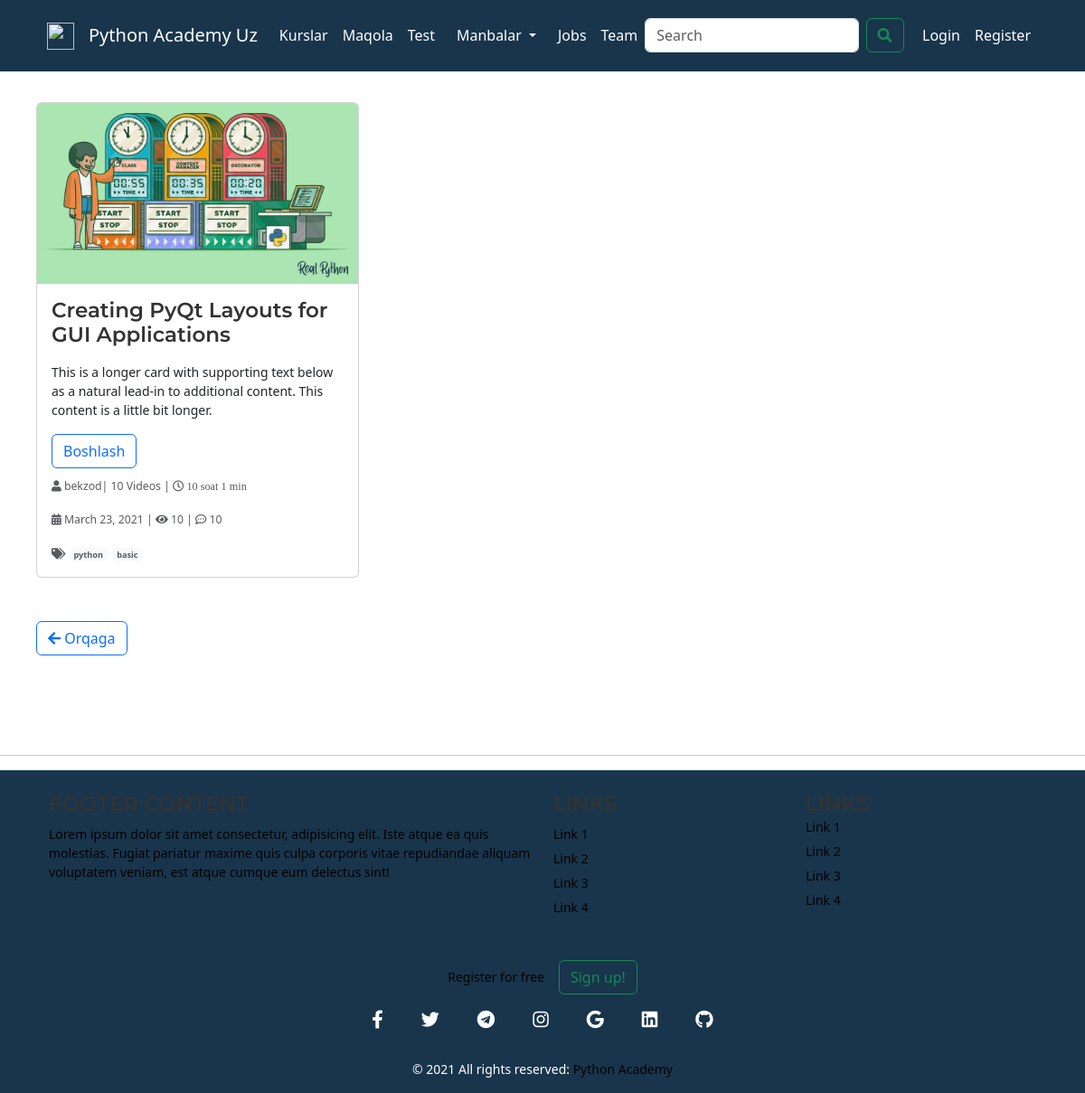
The page /courses/course-list/3/ on the database its author committed.
### courses/models.py (models this page shows, shortened)
class CourseListModel(models.Model):
    course = models.ManyToManyField(CourseModel)
    kurs_name = models.CharField(max_length=100)
    kurs_info = models.CharField(max_length=1000)
    content = models.TextField()
    image = models.ImageField(upload_to='img')
    author = models.ForeignKey(User, on_delete=models.CASCADE)
    date_of_kurs = models.DateField(default=datetime.now())
    number_of_video = models.IntegerField()
    hour_of_kurs = models.IntegerField()
    minute_of_kurs = models.IntegerField()
    number_of_saw = models.IntegerField()
    number_of_comment = models.IntegerField()
    tag = models.ManyToManyField(TagModel, verbose_name='tag_list')

### home/models.py (models this page shows, shortened)
class TagModel(models.Model):
    name=models.CharField(max_length=15)

### courses/views.py (the view)
# urls.py: path('course-list/<int:pk>/', course_list, name="course_list"),
def course_list(request,pk):
    course=CourseModel.objects.get(id=pk)
    course_list = CourseListModel.objects.filter(course=course)
    context = {'course_list':course_list}
    return render(request, 'courses/course_list.html', context)

### templates/courses/course_list.html (shortened to what this page needs)
{% extends 'base.html' %}
{% block content %}
<div class="container mt-4">
    <div class="row row-cols-1 row-cols-sm-2 row-cols-md-3">
      {% if not course_list %}
      <p>empty</p>
      {% else %}
        {% for i in course_list %}
        <div class="col mb-4">
            <div class="card">
             <img src="{{i.image.url}}" class="card-img-top" alt="...">
             <div class="card-body">
               <h5><a  style="text-decoration:none" class="card-title">{{i.kurs_name}}</a></h5>
               <p class="card-text">{{i.kurs_info}}</p>
               <a href="{% url 'courses:course_detail' i.pk %}" class="btn btn-outline-primary mb-2">Boshlash</a>
               <p class="card-text"><small class="text-muted"><a class="text-decoration-none" href="#"><i class="fas fa-user"></i> {{i.author}} </a>| {{i.number_of_video}} Videos | <i class="far fa-clock"> {{i.hour_of_kurs}} soat {{i.minute_of_kurs}} min</i></small></p>
               <p class="card-text"><small class="text-muted"><i class="fas fa-calendar-alt"></i> {{i.date_of_kurs}} | <i class="fas fa-eye"></i> {{i.number_of_saw}} | <i class="far fa-comment-dots"></i> {{i.number_of_comment}} </a></small></p>
               <p class="card-tags">
                 <small class="text-muted">
                 <span class="fa fa-tags"></span>
                 {% for tag in i.tag.all %}
                 <a href="#" class="text-muted"><span class="badge rounded-pill bg-light  text-muted">{{tag.name}}</span></a>
                 {%endfor%}
                 </small>
                 </p>
             </div>
           </div>
        </div>
        {% endfor %}
        {% endif %}
    </div>
    <a class="btn btn-outline-primary mt-4" href="{% url 'courses:course' %}" role="button"><i class="fas fa-arrow-left"></i> Orqaga</a>
</div>
{% endblock content %}

### static/css/main.css (style rules this page uses)
* { padding: 0; margin: 0; }
.container { padding: 10px; }
.card-tags { margin: 0; }

### static/css/jobs.css (style rules this page uses)
*, *::after, *::before { -webkit-box-sizing: border-box; box-sizing: border-box; }
html, body, .site-wrapper { height: 100%; }
body { font-size: 14px; position: relative; visibility: visible; }
h1, h2, h3, h4, h5, h6 { font-family: "Montserrat", sans-serif; font-weight: 600; line-height: 1.2; margin-top: 0; color: #333333; }
h5, .h5 { font-size: 23px; }
p:last-child { margin-bottom: 0; }
a, button { line-height: inherit; display: inline-block; cursor: pointer; text-decoration: none; color: inherit; }
a, button, img, input { -webkit-transition: all 0.3s ease 0s; -o-transition: all 0.3s ease 0s; transition: all 0.3s ease 0s; }
img { max-width: 100%; }
.bg-light { background-color: #F8F9FA !important; }

### rows shown on the page
CourseListModel: image (picture), kurs_name "Creating PyQt Layouts for GUI Applications", kurs_info "This is a longer card with supporting text below as a natural lead-in to additional content. This content is a little bit longer.", author "bekzod", number_of_video "10", hour_of_kurs "10", minute_of_kurs "1", date_of_kurs "March 23, 2021", number_of_saw "10", number_of_comment "10"
TagModel: name "python"
TagModel: name "basic"
